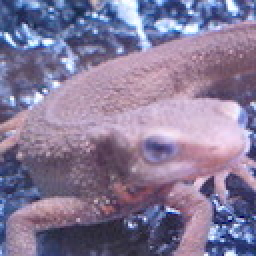
#> input picture assets/imori.jpg, 128 x 128 px (shown 2 times larger)
$ jupyter execute 'HoG features.ipynb'   (older library calls are emulated)
#> lines starting #> are read from the running program, lines starting #| are printed output that depends on the picture
[cell 1]
import cv2
from matplotlib import pyplot as plt
from skimage.feature import hog
from skimage import data, exposure

[cell 2]
img = cv2.imread("../assets/imori.jpg")
#> img is the input picture: shape (128, 128, 3); mean B, G, R 152.8, 121.8, 134.1

[cell 3]
fd, hog_img = hog(img, orientations=8, pixels_per_cell=(8,8),
                 cells_per_block=(1,1), visualize=True, multichannel=True)
#> fd = 2048 values, max 0.617 at index 1835, min 0 at index 256, mean 0.335

[cell 4]
fig, (ax1, ax2) = plt.subplots(1, 2, figsize=(8, 4), sharex=True, sharey=True)
ax1.axis("off")
ax1.imshow(img[:,:,::-1], cmap=plt.cm.gray)
ax1.set_title("Input image")

hog_img_rescaled = exposure.rescale_intensity(hog_img, in_range=(0,8))
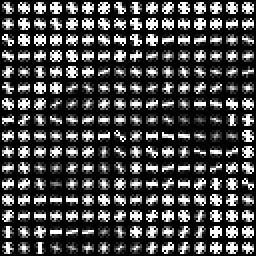
#> hog_img_rescaled: shape (128, 128) float64 (shown 2 times larger); min 0, max 1, mean 0.274
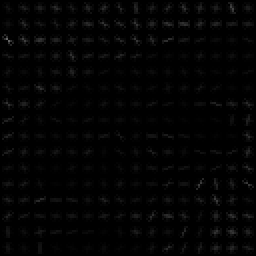
#> hog_img: shape (128, 128) float64 (shown 2 times larger); min 0, max 101.8, mean 3.5

ax2.axis("off")
ax2.imshow(hog_img_rescaled, cmap=plt.cm.gray)
ax2.set_title("Histogram of Gradients")
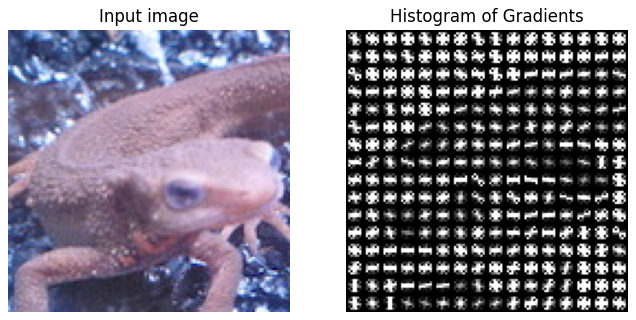
#> figure drawn by matplotlib, 2 panels

$ run again, with assets/blox.jpg copied over assets/imori.jpg
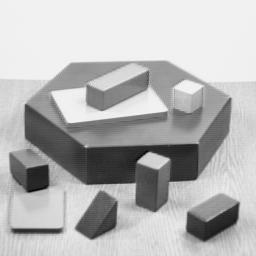
#> input picture assets/blox.jpg, 256 x 256 px
#> img is the input picture: shape (256, 256, 3); min 0, max 252, mean 182.8
#> fd = 8192 values, max 1 at index 0, min 0 at index 1, mean 0.227
#> `hog_img_rescaled = exposure.rescale_intensity(hog_img, in_range=(0,8))`:
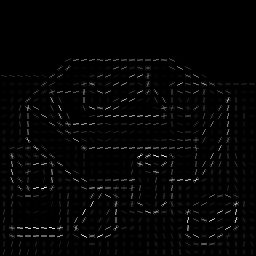
#> hog_img: shape (256, 256) float64; min 0, max 48.76, mean 1; drawn with min black and max white
#> `[cell 4] fig, (ax1, ax2) = plt.subplots(1, 2, figsize=(8, 4), sharex=T..`:
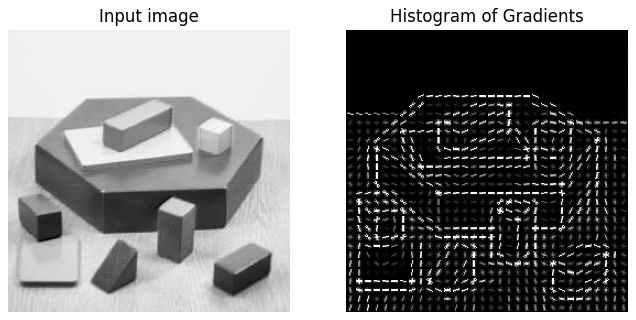
#> figure drawn by matplotlib, 2 panels

$ run again, with assets/thorino.jpg copied over assets/imori.jpg
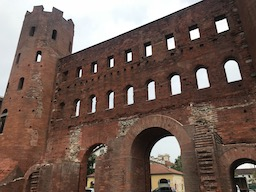
#> input picture assets/thorino.jpg, 256 x 192 px
#> img is the input picture: shape (192, 256, 3); mean B, G, R 85.6, 94.3, 114.5
#> fd = 6144 values, max 0.94 at index 1352, min 0 at index 3, mean 0.325
#> `hog_img_rescaled = exposure.rescale_intensity(hog_img, in_range=(0,8))`:
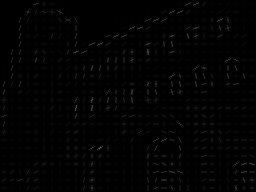
#> hog_img: shape (192, 256) float64; min 0, max 105.2, mean 2.6
#> `[cell 4] fig, (ax1, ax2) = plt.subplots(1, 2, figsize=(8, 4), sharex=T..`:
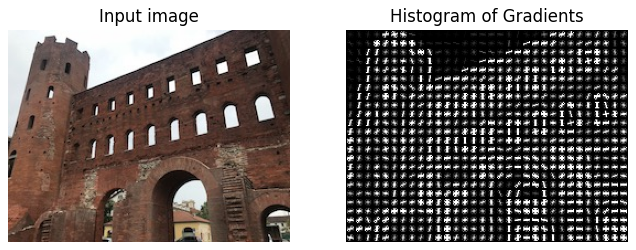
#> figure drawn by matplotlib, 2 panels
